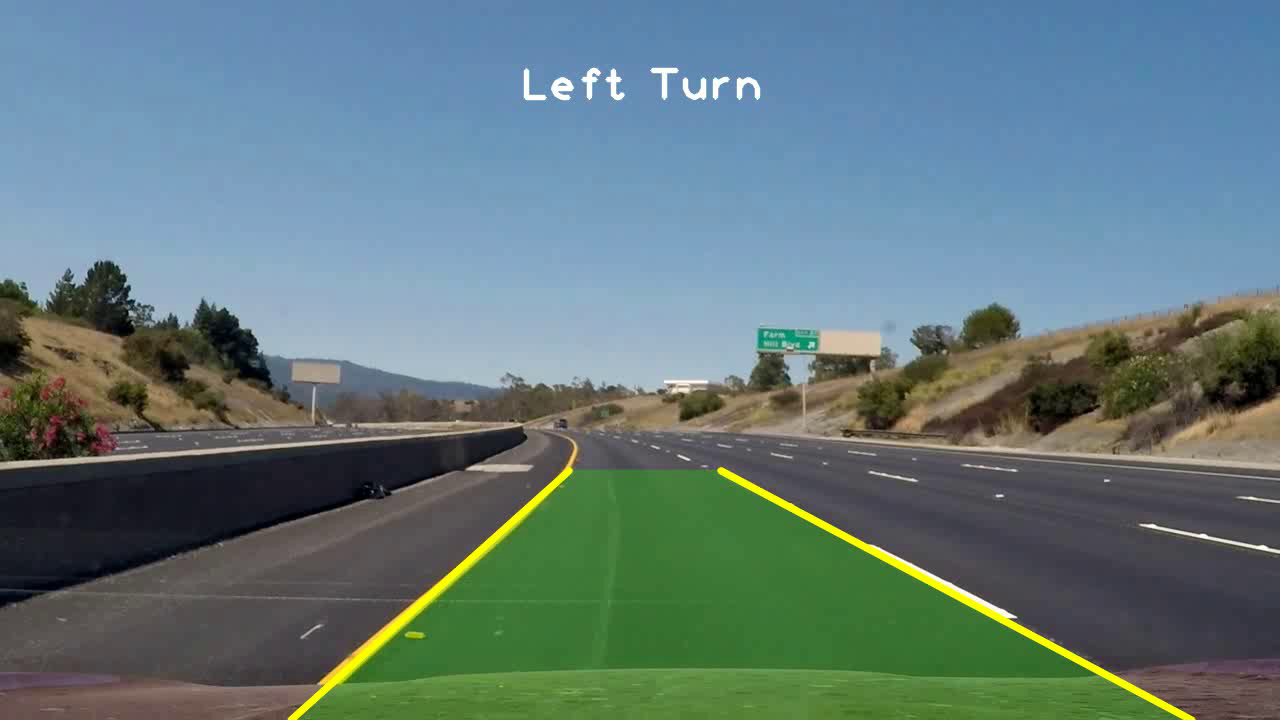
//> input picture frame 0 of result.avi, 1280 x 720 px, given in place of input.mp4, which was not available
$ ./main   (built with g++ and OpenCV 4, the #if around main switched on)
//> lines starting //> are read from the running program, lines starting //| are printed output that depends on the picture; after the words box and inside, x2 and y2 are one past the last pixel; in counts of white or black regions, pixels touching at a corner belong together; pictures that were not available may be replaced by others from this repository, and a replacement may not be noted
### RoadLaneDetector.h
#pragma once
//RoadLaneDetector.h

#pragma once
#include <opencv2/highgui/highgui.hpp>
#include<iostream>
#include <string>
#include <vector>
#include "opencv2/opencv.hpp"

using namespace std;
using namespace cv;

class RoadLaneDetector
{
private:
	double img_size, img_center;
	double left_m, right_m;
	Point left_b, right_b;
	bool left_detect = false, right_detect = false;

	//관심 영역 범위 계산시 사용
	double trap_bottom_width = 0.85;  //사다리꼴 아래쪽 가장자리 너비 계산을 위한 백분율
	double trap_top_width = 0.07;     //사다리꼴 위쪽 가장자리 너비 계산을 위한 백분율
	double trap_height = 0.4;         //사다리꼴 높이 계산을 위한 백분율


public:
	Mat filter_colors(Mat img_frame);
	Mat limit_region(Mat img_edges);
	vector<Vec4i> houghLines(Mat img_mask);
	vector<vector<Vec4i> > separateLine(Mat img_edges, vector<Vec4i> lines);
	vector<Point> regression(vector<vector<Vec4i> > separated_lines, Mat img_input);
	string predictDir();
	Mat drawLine(Mat img_input, vector<Point> lane, string dir);
};

### RoadLaneDetector.cpp
//RoadLaneDetector.cpp
//  https://codingwell.tistory.com/60

#include "opencv2/opencv.hpp"
#include <opencv2/highgui/highgui.hpp>
#include "RoadLaneDetector.h"
#include <iostream>
#include <string>
#include <vector>


Mat RoadLaneDetector::filter_colors(Mat img_frame) {
	/*
		흰색/노란색 색상의 범위를 정해 해당되는 차선을 필터링한다.
	*/
	Mat output;
	UMat img_hsv, img_combine;
	UMat white_mask, white_image;
	UMat yellow_mask, yellow_image;
	img_frame.copyTo(output);

	//차선 색깔 범위(lower~upper)
	Scalar lower_white = Scalar(200, 200, 200); //흰색 차선 (RGB 범위)
	Scalar upper_white = Scalar(255, 255, 255);
	Scalar lower_yellow = Scalar(10, 100, 100); //노란색 차선 (HSV 범위)
	Scalar upper_yellow = Scalar(40, 255, 255);

	//BGR 흰색 필터링
	inRange(output, lower_white, upper_white, white_mask);//output, 즉 원본의 white 하한값과 상한값의 범위 내에 있는 값들을 white_mask로 만듬
	bitwise_and(output, output, white_image, white_mask);//output, 즉 원본에 white_mask값을 and 해준게 white_image

	cvtColor(output, img_hsv, COLOR_BGR2HSV);//BGR인 output, 즉 원본을 HSV로 변환한게 img_hsv

	//HSV 노란색 필터링
	inRange(img_hsv, lower_yellow, upper_yellow, yellow_mask);//HSV변환한 img_hsv의 yellow 하한값과 상한값의 범위 내에 있는 값을 yellow_mask로 만들고
	bitwise_and(output, output, yellow_image, yellow_mask);//output, 즉 원본에 yellow_mask 값을 and 해준게 yellow_image

	//두 영상을 합친다.
	addWeighted(white_image, 1.0, yellow_image, 1.0, 0.0, output);//white_image와 yellow image를 합친 것이 output
	return output;//Mat return
}


Mat RoadLaneDetector::limit_region(Mat img_edges) {
	/*
		관심 영역의 가장자리만 감지되도록 마스킹한다.
		관심 영역의 가장자리만 표시되는 이진 영상을 반환한다.
	*/
	int width = img_edges.cols;//input 받은 cols
	int height = img_edges.rows;//input 받은 rows

	Mat output;
	Mat mask = Mat::zeros(height, width, CV_8UC1);//mask에 Mat::zeros(height, width, CV_8UC1) 괄호 안에 해당하는 만큼 0으로 채워줌

	//관심 영역 정점 계산
	Point points[4]{
		Point((width * (1 - trap_bottom_width)) / 2, height),
		Point((width * (1 - trap_top_width)) / 2, height - height * trap_height),
		Point(width - (width * (1 - trap_top_width)) / 2, height - height * trap_height),
		Point(width - (width * (1 - trap_bottom_width)) / 2, height)
	};

	//정점으로 정의된 다각형 내부의 색상을 채워 그린다.
	fillConvexPoly(mask, points, 4, Scalar(255, 0, 0));

	//결과를 얻기 위해 edges 이미지와 mask를 곱한다.
	bitwise_and(img_edges, mask, output);
	return output;
}

vector<Vec4i> RoadLaneDetector::houghLines(Mat img_mask) {//통상, Vec4i는 선의 시작점(x,y),끝점(x,y) 총 4개의 int를 갖는 벡터를 나타내는데 사용함.
	/*
		관심영역으로 마스킹 된 이미지에서 모든 선을 추출하여 반환
	*/
	vector<Vec4i> line;

	//확률적용 허프변환 직선 검출 함수
	HoughLinesP(img_mask, line, 1/*모든 방향 검출rho값*/, CV_PI / 180/*모든 방향 검출theta값*/, 20, 20, 30);	//void HoughLinesP( InputArray image, OutputArray lines,double rho=1, double theta=CV_PI / 180, int threshold=20,double minLineLength = 10, double maxLineGap = 20 );
	/*
	모든 방향에서 검출을 하려면 rho 는 1을 사용하고, theta 는 PI / 180 을 사용하면 된다.  threshold 는 최소 교차 횟수로 사용자가 여러번 조정해가면서 찾아야함.

	@param rho: 픽셀간의 거리 단위? Distance resolution of the accumulator in pixels.
	@param theta: 각도는 라디안으로 표시 Angle resolution of the accumulator in radians.
	@param threshold: 최소 교차 횟수 %Accumulator threshold parameter. Only those lines are returned that get enough votes ( \f$>\texttt{threshold}\f$ ).
	@param minLineLength: 두 점 사이 선의 최소 길이 Minimum line length. Line segments shorter than that are rejected.
	@param maxLineGap: 두 점 사이 선의 최대 길이Maximum allowed gap between points on the same line to link them.

	*/

	return line;
}

vector<vector<Vec4i>> RoadLaneDetector::separateLine(Mat img_edges, vector<Vec4i> lines) {
	/*
		검출된 모든 허프변환 직선들을 기울기 별로 정렬한다.
		선을 기울기와 대략적인 위치에 따라 좌우로 분류한다.
	*/

	vector<vector<Vec4i>> output(2);
	Point ini, fini;
	vector<double> slopes;
	vector<Vec4i> selected_lines, left_lines, right_lines;
	double slope_thresh = 0.5;

	//검출된 직선들의 기울기를 계산
	for (int i = 0; i < lines.size(); i++) {
		Vec4i line = lines[i];
		ini = Point(line[0], line[1]);
		fini = Point(line[2], line[3]);

		double slope = (static_cast<double>(fini.y) - static_cast<double>(ini.y))
			/ (static_cast<double>(fini.x) - static_cast<double>(ini.x) + 0.00001);//기울기

		//기울기가 너무 수평인 선은 제외
		if (abs(slope) > slope_thresh) {
			slopes.push_back(slope);
			selected_lines.push_back(line);
		}
	}

	//선들을 좌우 선으로 분류
	img_center = static_cast<double>((img_edges.cols / 2));
	for (int i = 0; i < selected_lines.size(); i++) {
		ini = Point(selected_lines[i][0], selected_lines[i][1]);
		fini = Point(selected_lines[i][2], selected_lines[i][3]);

		if (slopes[i] > 0 && fini.x > img_center && ini.x > img_center) {
			right_lines.push_back(selected_lines[i]);
			right_detect = true;
		}
		else if (slopes[i] < 0 && fini.x < img_center && ini.x < img_center) {
			left_lines.push_back(selected_lines[i]);
			left_detect = true;
		}
	}

	output[0] = right_lines;
	output[1] = left_lines;
	return output;
}

vector<Point> RoadLaneDetector::regression(vector<vector<Vec4i>> separatedLines, Mat img_input) {
	/*
		선형 회귀를 통해 좌우 차선 각각의 가장 적합한 선을 찾는다.
	*/
	vector<Point> output(4);
	Point ini, fini;
	Point ini2, fini2;
	Vec4d left_line, right_line;
	vector<Point> left_pts, right_pts;

	if (right_detect) {
		for (auto i : separatedLines[0]) {
			ini = Point(i[0], i[1]);
			fini = Point(i[2], i[3]);

			right_pts.push_back(ini);
			right_pts.push_back(fini);
		}

		if (right_pts.size() > 0) {
			//주어진 contour에 최적화된 직선 추출
			fitLine(right_pts, right_line, DIST_L2, 0, 0.01, 0.01);

			right_m = right_line[1] / right_line[0];  //기울기
			right_b = Point(right_line[2], right_line[3]);
		}
	}

	if (left_detect) {
		for (auto j : separatedLines[1]) {
			ini2 = Point(j[0], j[1]);
			fini2 = Point(j[2], j[3]);

			left_pts.push_back(ini2);
			left_pts.push_back(fini2);
		}

		if (left_pts.size() > 0) {
			//주어진 contour에 최적화된 직선 추출
			fitLine(left_pts, left_line, DIST_L2, 0, 0.01, 0.01);

			left_m = left_line[1] / left_line[0];  //기울기
			left_b = Point(left_line[2], left_line[3]);
		}
	}

	//좌우 선 각각의 두 점을 계산한다.
	//y = m*x + b  --> x = (y-b) / m
	int ini_y = img_input.rows;
	int fin_y = 470;

	double right_ini_x = ((ini_y - right_b.y) / right_m) + right_b.x;
	double right_fin_x = ((fin_y - right_b.y) / right_m) + right_b.x;

	double left_ini_x = ((ini_y - left_b.y) / left_m) + left_b.x;
	double left_fin_x = ((fin_y - left_b.y) / left_m) + left_b.x;
	//시작,끝 y좌표는 좌 우 모두 동일
	output[0] = Point(right_ini_x, ini_y);
	output[1] = Point(right_fin_x, fin_y);
	output[2] = Point(left_ini_x, ini_y);
	output[3] = Point(left_fin_x, fin_y);

	return output;
}

string RoadLaneDetector::predictDir() {
	/*
		두 차선이 교차하는 지점(사라지는 점)이 중심점으로부터
		왼쪽에 있는지 오른쪽에 있는지로 진행방향을 예측한다.
	*/

	string output;
	double vx;
	double thres_vp = 10;

	//두 차선이 교차하는 지점 계산
	vx = static_cast<double>(((right_m * right_b.x) - (left_m * left_b.x) - right_b.y + left_b.y) / (right_m - left_m));

	if (vx < img_center - thres_vp)
		output = "Left Turn";
	else if (vx > img_center + thres_vp)
		output = "Right Turn";
	else if (vx >= (img_center - thres_vp) && vx <= (img_center + thres_vp))
		output = "Straight";

	return output;
}

Mat RoadLaneDetector::drawLine(Mat img_input, vector<Point> lane, string dir) {
	/*
		좌우 차선을 경계로 하는 내부 다각형을 투명하게 색을 채운다.
		좌우 차선을 영상에 선으로 그린다.
		예측 진행 방향 텍스트를 영상에 출력한다.
	*/
	//input으로 들어오는 lane은 regression을 거쳐 리턴 받은 값
	//0: 우측 선 시작점, 1: 우측 선 끝점 /  2: 좌측 선 시작점,  3: 좌측 선 끝점


	vector<Point> poly_points;
	Mat output;

	img_input.copyTo(output);
	poly_points.push_back(lane[2]);
	poly_points.push_back(lane[0]);
	poly_points.push_back(lane[1]);
	poly_points.push_back(lane[3]);

	fillConvexPoly(output, poly_points/*points*/, Scalar(0, 230, 30)/*color*/, LINE_AA/*lineType*/, 0);  //다각형 색 채우기
	//fillConvexPoly(InputOutputArray img, InputArray points,const Scalar& color, int lineType = LINE_8,int shift = 0);
	addWeighted(output, 0.3, img_input, 0.7, 0, img_input);  //영상 합하기 img_input=img_input*0.7+output*0.3

	//좌우 차선 선 그리기
	line(img_input, lane[0], lane[1], Scalar(0, 255, 255), 5, LINE_AA);
	line(img_input, lane[2], lane[3], Scalar(0, 255, 255), 5, LINE_AA);

	//예측 진행 방향 텍스트를 영상에 출력
	putText(img_input, dir, Point(520, 100), FONT_HERSHEY_PLAIN, 3, Scalar(255, 255, 255), 3, LINE_AA);

	return img_input;
}

### main.cpp
//main.cpp


#if 0
#include <opencv2/highgui/highgui.hpp>
#include <iostream>
#include <string>
#include <vector>
#include "opencv2/opencv.hpp"
#include "RoadLaneDetector.h"

int main()
{


	RoadLaneDetector roadLaneDetector;// 클래스 객체 생성
	Mat img_frame, img_filter, img_edges, img_mask, img_lines, img_result;
	vector<Vec4i> lines;
	vector<vector<Vec4i> > separated_lines;
	vector<Point> lane;
	string dir;

	VideoCapture video("input.mp4");  //영상 불러오기

	if (!video.isOpened())
	{
		cout << "동영상 파일을 열 수 없습니다. \n" << endl;
		getchar();
		return -1;
	}

	video.read(img_frame);
//> img_frame is the input picture: 720 rows x 1280 cols, CV_8UC3; mean B, G, R 123.6, 121.5, 98.8
	if (img_frame.empty()) return -1;

	VideoWriter writer;
	int codec = VideoWriter::fourcc('X', 'V', 'I', 'D');  //원하는 코덱 선택
	double fps = 10.0;  //프레임
	string filename = "./result.avi";  //결과 파일

	writer.open(filename, codec, fps, img_frame.size(), CV_8UC3);
	if (!writer.isOpened()) {
		cout << "출력을 위한 비디오 파일을 열 수 없습니다. \n";
		return -1;
	}

	video.read(img_frame);
	int cnt = 0;

	while (1) {
		//1. 원본 영상을 읽어온다.
		if (!video.read(img_frame)) break;
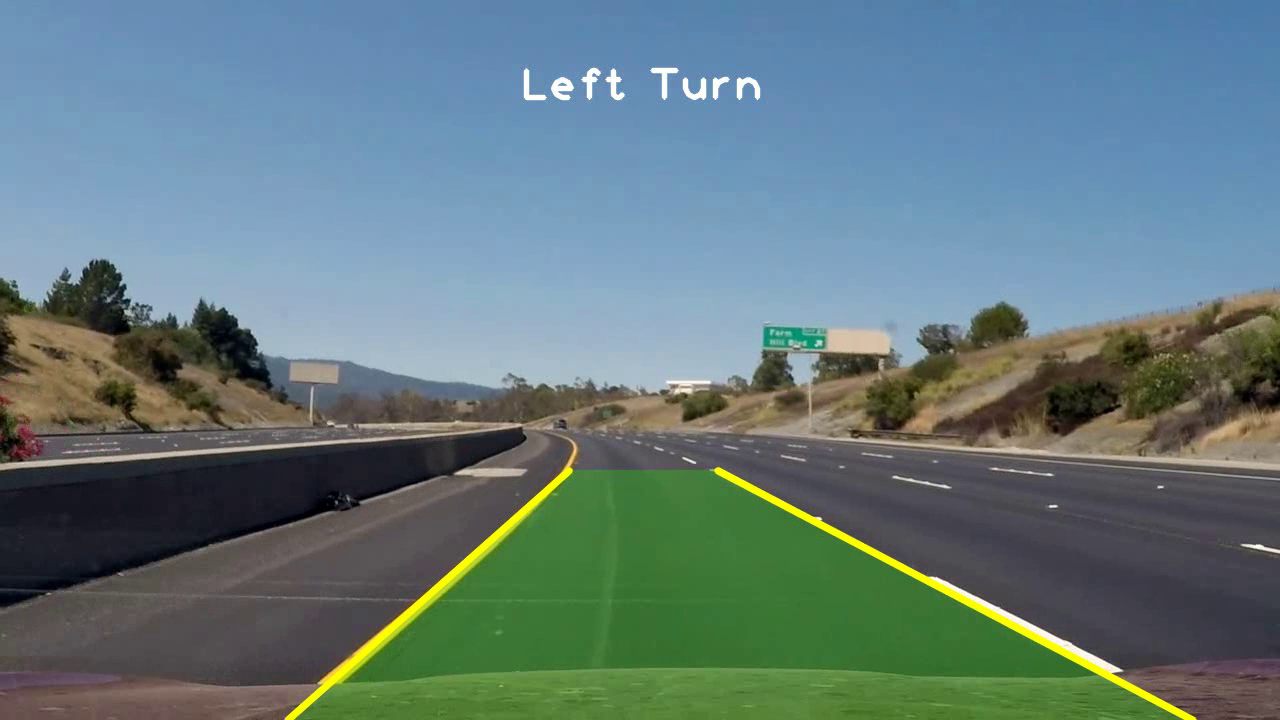
//> input picture frame 2 of result.avi, 1280 x 720 px, given in place of input.mp4, which was not available
//> img_frame is the input picture: 720 rows x 1280 cols, CV_8UC3; mean B, G, R 124.5, 122.1, 99.7

		//2. 흰색, 노란색 범위 내에 있는 것만 필터링하여 차선 후보로 저장한다.
		img_filter = roadLaneDetector.filter_colors(img_frame);
//> in filter_colors, `inRange(output, lower_white, upper_white, white_mask);`:
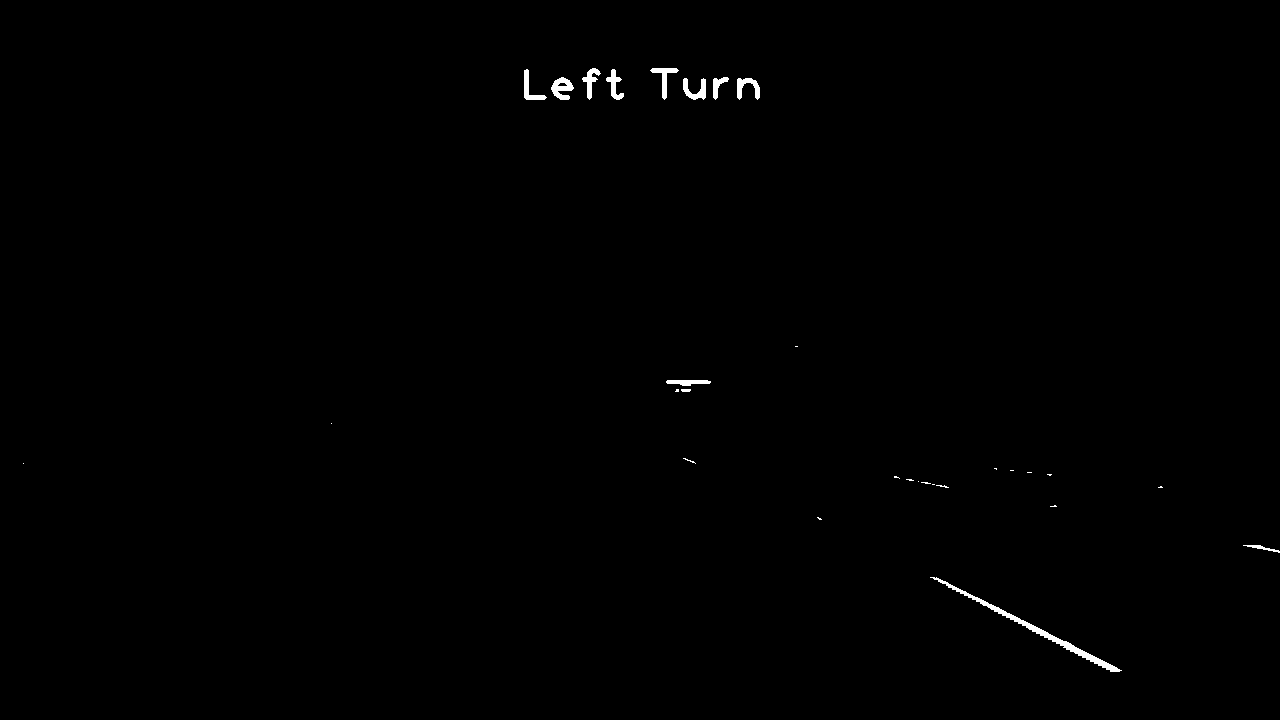
//> white_mask: 720 rows x 1280 cols, CV_8UC1; 0.37% white; 30 white regions (18 under 20 px), largest, box (x1, y1, x2, y2) and area: (930, 577, 1122, 672) 1048, (551, 77, 574, 100) 305, (650, 68, 679, 100) 262

		//3. 영상을 GrayScale 으로 변환한다.
		cvtColor(img_filter, img_filter, COLOR_BGR2GRAY);

		//4. Canny Edge Detection으로 에지를 추출. (잡음 제거를 위한 Gaussian 필터링도 포함)
		Canny(img_filter, img_edges, 50, 150);

		//5. 자동차의 진행방향 바닥에 존재하는 차선만을 검출하기 위한 관심 영역을 지정
		img_mask = roadLaneDetector.limit_region(img_edges);

		//6. Hough 변환으로 에지에서의 직선 성분을 추출
		lines = roadLaneDetector.houghLines(img_mask);
//> in houghLines, `HoughLinesP(img_mask, line, 1/*모든 방향 검출rho값*/, CV_PI / 180/*모든 방향 검출th..`: line = 29 lines (x1, y1, x2, y2), first 8: [691, 460, 1116, 685], [343, 683, 436, 599], [430, 607, 549, 496], [412, 605, 577, 457], [720, 467, 941, 584], [944, 593, 1182, 719], [304, 711, 508, 528], [413, 614, 520, 518]
//> lines = 29 items, first 8: [691, 460, 1116, 685], [343, 683, 436, 599], [430, 607, 549, 496], [412, 605, 577, 457], [720, 467, 941, 584], [944, 593, 1182, 719], [304, 711, 508, 528], [413, 614, 520, 518]

		if (lines.size() > 0) {
			//7. 추출한 직선성분으로 좌우 차선에 있을 가능성이 있는 직선들만 따로 뽑아서 좌우 각각 직선을 계산한다.
			// 선형 회귀를 하여 가장 적합한 선을 찾는다.
			separated_lines = roadLaneDetector.separateLine(img_mask, lines);
//> the loop in separateLine, `for (int i = 0; i < lines.size(); i++)` made 29 passes
//> (ini, fini, slope) on passes 1 to 4: (Point(691, 460), Point(1116, 685), 0.529), (Point(343, 683), Point(436, 599), -0.903), (Point(430, 607), Point(549, 496), -0.933), (Point(412, 605), Point(577, 457), -0.897)
//> the loop in separateLine, `for (int i = 0; i < selected_lines.size(); i++)` made 29 passes
//> separated_lines = 2 items
			lane = roadLaneDetector.regression(separated_lines, img_frame);
//> the loop in regression, `for (auto i : separatedLines[0])` made 7 passes
//> in regression, `fitLine(right_pts, right_line, DIST_L2, 0, 0.01, 0.01);`: right_line = [0.883, 0.469, 935.4, 585.3]
//> in regression, `right_m = right_line[1] / right_line[0];`: right_m = 0.532
//> in regression, `right_b = Point(right_line[2], right_line[3]);`: right_b = Point(935, 585)
//> the loop in regression, `for (auto j : separatedLines[1])` made 22 passes
//> in regression, `fitLine(left_pts, left_line, DIST_L2, 0, 0.01, 0.01);`: left_line = [0.756, -0.655, 414.9, 606.1]
//> in regression, `left_m = left_line[1] / left_line[0];`: left_m = -0.866
//> in regression, `left_b = Point(left_line[2], left_line[3]);`: left_b = Point(414, 606)
//> in regression, `double right_ini_x = ((ini_y - right_b.y) / right_m) + right_b.x;`: right_ini_x = 1189
//> in regression, `double right_fin_x = ((fin_y - right_b.y) / right_m) + right_b.x;`: right_fin_x = 718.6
//> in regression, `double left_ini_x = ((ini_y - left_b.y) / left_m) + left_b.x;`: left_ini_x = 282.3
//> in regression, `double left_fin_x = ((fin_y - left_b.y) / left_m) + left_b.x;`: left_fin_x = 571.1
//> in regression, `output[0] = Point(right_ini_x, ini_y);`: output = 4 Points (x, y): [1188, 720], [0, 0], [0, 0], [0, 0]
//> in regression, `output[1] = Point(right_fin_x, fin_y);`: output = 4 Points (x, y): [1188, 720], [718, 470], [0, 0], [0, 0]
//> in regression, `output[2] = Point(left_ini_x, ini_y);`: output = 4 Points (x, y): [1188, 720], [718, 470], [282, 720], [0, 0]
//> in regression, `output[3] = Point(left_fin_x, fin_y);`: output = 4 Points (x, y): [1188, 720], [718, 470], [282, 720], [571, 470]
//> lane has the same summary as output in regression

			//8. 진행 방향 예측
			dir = roadLaneDetector.predictDir();
//> in predictDir, `vx = static_cast<double>(((right_m * right_b.x) - (left_m * left_b.x) ..`: vx = 627.2

			//9. 영상에 최종 차선을 선으로 그리고 내부 다각형을 색으로 채운다. 예측 진행 방향 텍스트를 영상에 출력
			img_result = roadLaneDetector.drawLine(img_frame, lane, dir);
//> in drawLine, `poly_points.push_back(lane[2]);`: poly_points = 1 Point (x, y): [282, 720]
//> in drawLine, `poly_points.push_back(lane[0]);`: poly_points = 2 Points (x, y): [282, 720], [1188, 720]
//> in drawLine, `poly_points.push_back(lane[1]);`: poly_points = 3 Points (x, y): [282, 720], [1188, 720], [718, 470]
//> in drawLine, `poly_points.push_back(lane[3]);`: poly_points = 4 Points (x, y): [282, 720], [1188, 720], [718, 470], [571, 470]
//> in drawLine, `line(img_input, lane[2], lane[3], Scalar(0, 255, 255), 5, LINE_AA);`:
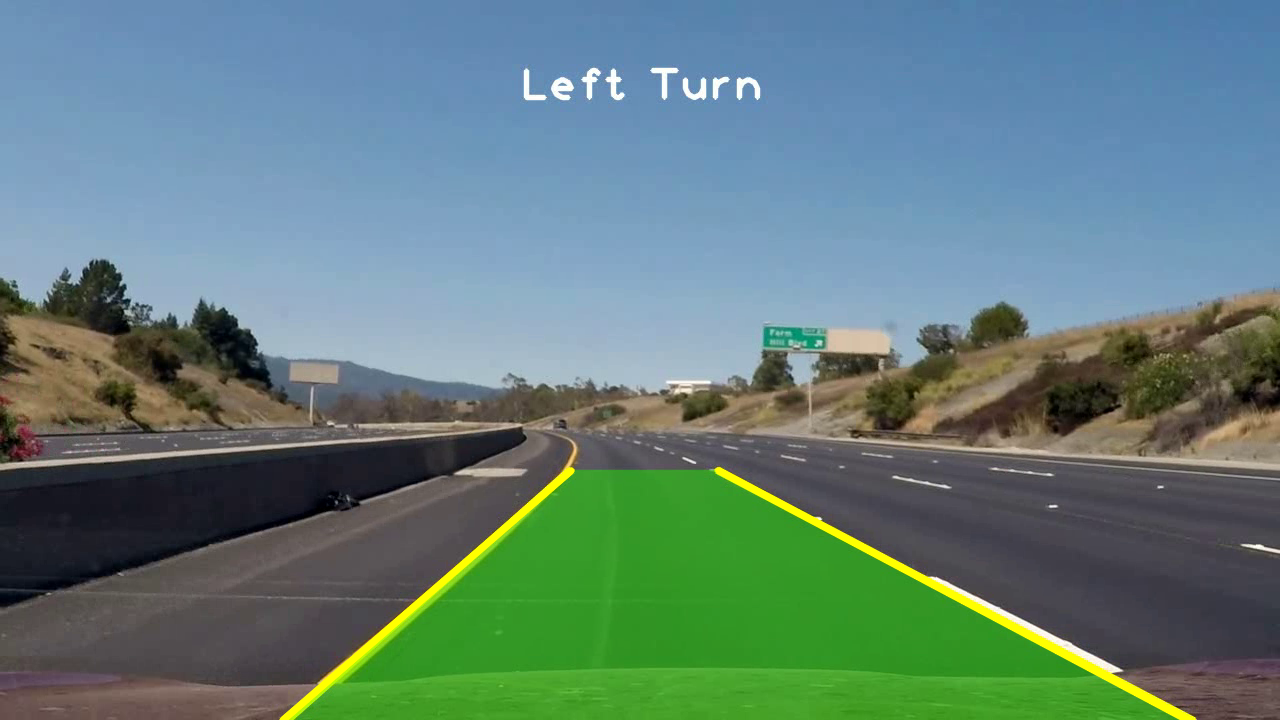
//> img_input: 720 rows x 1280 cols, CV_8UC3; mean B, G, R 122.1, 126.7, 98.2
		}

		//10. 결과를 동영상 파일로 저장. 캡쳐하여 사진 저장
		writer << img_result;
		if (cnt++ == 10)
			imwrite("img_result.jpg", img_result);  //캡쳐하여 사진 저장

		//11. 결과 영상 출력
		imshow("result", img_result);

		//esc 키 종료
		if (waitKey(1) == 27)
//> the Esc key is pressed
			break;
	}

	return 0;
}


#else

#include <opencv2/opencv.hpp>
#include <iostream>

int main() {
	// 비디오 캡처 초기화
	cv::VideoCapture cap("input.mp4");

	if (!cap.isOpened()) {
		std::cerr << "Error opening video file." << std::endl;
		return -1;
	}

	while (true) {
		cv::Mat frame;
		cap >> frame;

		if (frame.empty()) {
			std::cerr << "End of video stream." << std::endl;
			break;
		}

		// 그레이스케일 변환
		cv::Mat gray;
		cv::cvtColor(frame, gray, cv::COLOR_BGR2GRAY);

		// 흰색 차선 감지
		cv::Mat white_lane;
		cv::inRange(gray, 220, 255, white_lane);  // 밝기가 200 이상인 부분을 흰색 차선으로 간주

		// 외곽선 찾기
		std::vector<std::vector<cv::Point>> contours;
		cv::findContours(white_lane, contours, cv::RETR_EXTERNAL, cv::CHAIN_APPROX_SIMPLE);

		// 흰색 차선 그리기
		cv::Mat result = frame.clone();
		cv::drawContours(result, contours, -1, cv::Scalar(0, 255, 0), 2);

		// 결과 표시
		cv::imshow("White Lane Detection", result);

		// 키 입력을 기다림
		if (cv::waitKey(30) == 27)  // 27은 ESC 키
			break;
	}

	// 비디오 캡처 해제 및 창 닫기
	cap.release();
	cv::destroyAllWindows();

	return 0;
}

#endif
